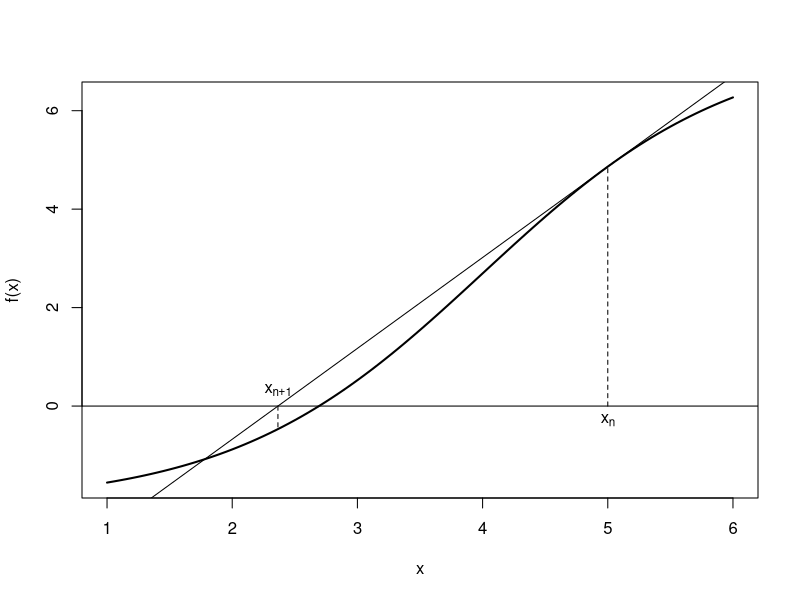

Here is the R script that generated this plot:
f <- function(x) (exp(x-2) - 2)/(1 + exp(x-4))
Df <- function(x) exp(x-2)/(1 + exp(x-4)) + (2 - exp(x-2))/(1 + exp(x-4))/(1 + exp(4-x))
par(mfrow=c(1,1))
curve(f, from=1, to=6, lwd=2)
abline(h=0)
abline(f(5)-5*Df(5), Df(5))
lines(c(5,5), c(0,f(5)), lty=2)
text(5, 0, expression(x[n]), pos=1)
xn1 <- 5 - f(5)/Df(5)
lines(c(xn1,xn1), c(0,f(xn1)), lty=2)
text(xn1, 0, expression(x[n+1]), pos=3)